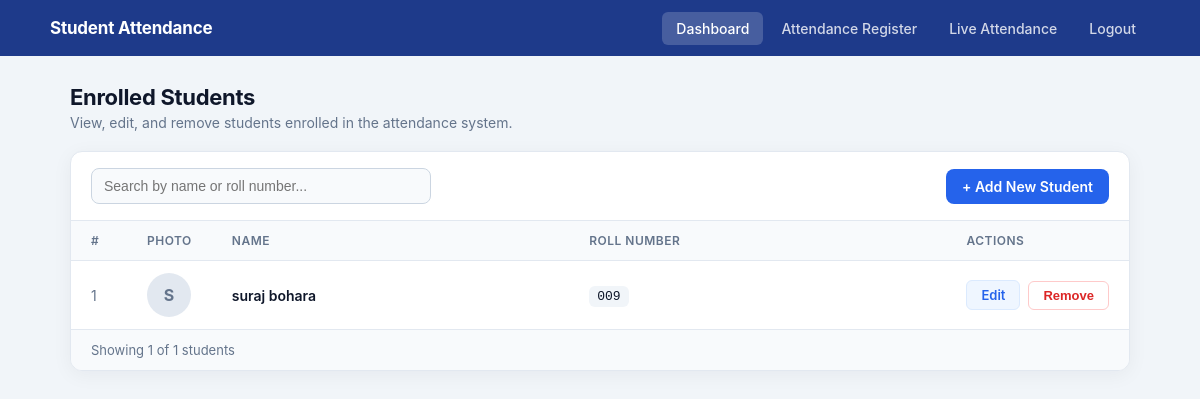
Page /admin (signed in) on the earlier database version.
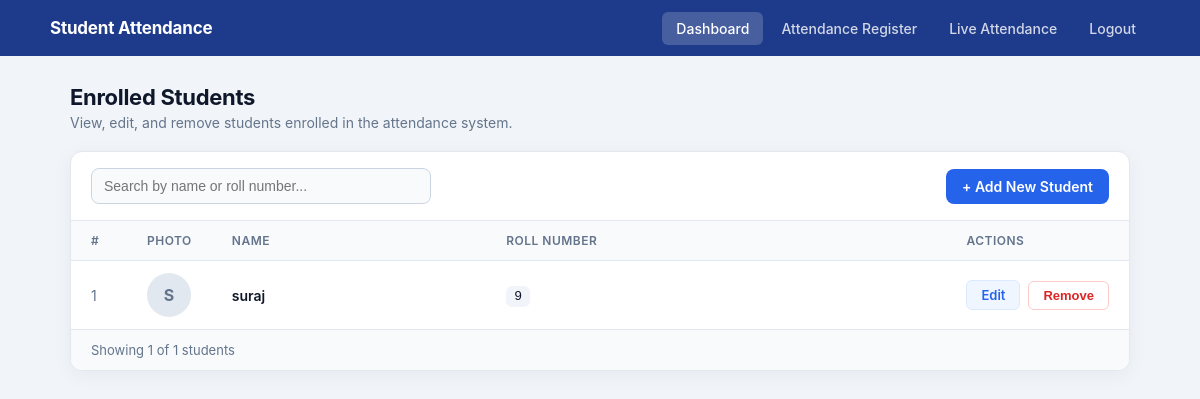
Same page on the later database version.
### tables this page shows
CREATE TABLE students (
                id INTEGER PRIMARY KEY AUTOINCREMENT,
                name TEXT NOT NULL,
                roll_number TEXT NOT NULL UNIQUE,
                photo_path TEXT
            );

### app.py (the view)
@app.route("/admin")
@login_required("admin")
def admin():
    try:
        conn = get_connection()                                 # open DB connection
        cursor = conn.cursor()                                  # create cursor
        cursor.execute("SELECT id, name, roll_number, photo_path FROM students ORDER BY id")  # fetch all students
        students = cursor.fetchall()                            # fetch all rows
        conn.close()                                            # close connection
    except Exception as e:
        return render_template("admin_dashboard.html", students=[], error="Database error loading students.")
    student_list = []                                           # build list of student dicts
    for s in students:
        photo_url = None                                        # default: no photo
        if s[3] and os.path.isfile(s[3]):                       # photo file exists on disk
            photo_url = "/" + s[3].replace("\\", "/")           # convert path to URL
            static_idx = photo_url.find("/static/")             # find /static/ prefix
            if static_idx != -1:
                photo_url = photo_url[static_idx:]              # strip everything before /static/
        student_list.append({"id": s[0], "name": s[1], "roll_number": s[2], "photo_url": photo_url})  # add student dict
    return render_template("admin_dashboard.html", students=student_list)  # render admin dashboard

### app.py (called while the page is built)
def login_required(role):
    def decorator(f):
        @wraps(f)
        def wrapper(*args, **kwargs):
            if "user_id" not in session:          # user is not logged in at all
                return redirect(url_for("login"))
            if session.get("role") != role:        # user lacks the required role
                return redirect(url_for("login"))
            return f(*args, **kwargs)              # authorised – call the original view
        return wrapper
    return decorator

### database.py (called while the page is built)
def get_connection():
    try:
        conn = sqlite3.connect(DB_PATH)     # open (or create) the SQLite database
        conn.execute("PRAGMA foreign_keys = ON")  # enable foreign key enforcement
        return conn
    except sqlite3.Error as e:
        print(f"Database connection error: {e}")
        raise

### templates/admin_dashboard.html (shortened to what this page needs)
<!DOCTYPE html>
<html lang="en">
<head>
</head>
<body>
    <header class="topbar">
        <div class="topbar-inner">
            <span class="brand">Student Attendance</span>
            <nav class="nav">
                <a href="/admin" class="active">Dashboard</a>
                <a href="/admin/attendance-register">Attendance Register</a>
                <a href="/admin/live">Live Attendance</a>
                <a href="/logout">Logout</a>
            </nav>
        </div>
    </header>
    <main class="container">
        <h2 class="page-title">Enrolled Students</h2>
        <p class="page-sub">View, edit, and remove students enrolled in the attendance system.</p>
        <div class="panel">
            {% if students %}
            <div class="toolbar">
                <input type="search" id="search" class="search" placeholder="Search by name or roll number...">
                <a href="/admin/add" class="btn">+ Add New Student</a>
            </div>
            <div class="table-wrap">
                <table id="studentTable">
                    <thead>
                        <tr>
                            <th class="col-index">#</th>
                            <th class="col-photo">Photo</th>
                            <th>Name</th>
                            <th>Roll Number</th>
                            <th class="col-actions">Actions</th>
                        </tr>
                    </thead>
                    <tbody>
                        {% for s in students %}
                        <tr>
                            <td class="col-index">{{ loop.index }}</td>
                            <td>
                                {% if s.photo_url %}
                                <img class="avatar" src="{{ s.photo_url }}" alt="{{ s.name }}">
                                {% else %}
                                <div class="avatar-empty" title="No photo">{{ s.name[:1] }}</div>
                                {% endif %}
                            </td>
                            <td class="name">{{ s.name }}</td>
                            <td><span class="roll">{{ s.roll_number }}</span></td>
                            <td>
                                <div class="actions">
                                    <a class="btn-sm btn-edit" href="/admin/edit/{{ s.id }}">Edit</a>
                                    <form action="/admin/remove/{{ s.id }}" method="POST" onsubmit="return confirm('Remove this student?');">
                                        <button type="submit" class="btn-sm btn-remove">Remove</button>
                                    </form>
                                </div>
                            </td>
                        </tr>
                        {% endfor %}
                    </tbody>
                </table>
            </div>
            <div class="table-footer" id="tableFooter">
                Showing {{ students|length }} of {{ students|length }} students
            </div>
            {% else %}
            <div class="empty">
                <h3>No students enrolled yet</h3>
                <p>Add your first student to start tracking attendance.</p>
                <a href="/admin/add" class="btn">+ Add New Student</a>
            </div>
            {% endif %}
        </div>
    </main>
</body>
</html>

### templates/admin_dashboard.html (style rules this page uses)
:root { --primary: #2563eb; --primary-dark: #1d4ed8; --text: #0f172a; --muted: #64748b; --border: #e2e8f0; --bg: #f1f5f9; --danger: #dc2626; --danger-bg: #fef2f2; --error-border: #fecaca; }
* { margin: 0; padding: 0; box-sizing: border-box; }
body { font-family: -apple-system, BlinkMacSystemFont, "Segoe UI", Roboto, Helvetica, Arial, sans-serif; background: var(--bg); color: var(--text); min-height: 100vh; }
.topbar { background: #1e3a8a; padding: 0 24px; }
.topbar-inner { max-width: 1100px; margin: 0 auto; min-height: 56px; display: flex; align-items: center; justify-content: space-between; flex-wrap: wrap; gap: 8px; }
.brand { color: #fff; font-size: 17px; font-weight: 700; letter-spacing: -0.2px; }
.nav { display: flex; flex-wrap: wrap; gap: 4px; }
.nav a { color: rgba(255, 255, 255, 0.8); text-decoration: none; font-size: 14px; font-weight: 500; padding: 8px 14px; border-radius: 6px; transition: background 0.2s, color 0.2s; }
.nav a.active { background: rgba(255, 255, 255, 0.18); color: #fff; }
.container { max-width: 1100px; margin: 28px auto; padding: 0 20px; }
.page-title { font-size: 22px; font-weight: 700; letter-spacing: -0.3px; }
.page-sub { margin-top: 4px; margin-bottom: 20px; font-size: 14px; color: var(--muted); }
.panel { background: #fff; border: 1px solid var(--border); border-radius: 12px; box-shadow: 0 4px 20px rgba(15, 23, 42, 0.05); overflow: hidden; }
.toolbar { display: flex; align-items: center; justify-content: space-between; flex-wrap: wrap; gap: 12px; padding: 16px 20px; border-bottom: 1px solid var(--border); }
.search { flex: 1; min-width: 200px; max-width: 340px; padding: 9px 12px; font-size: 14px; color: var(--text); background: #f8fafc; border: 1px solid #cbd5e1; border-radius: 8px; outline: none; transition: border-color 0.2s, box-shadow 0.2s, background 0.2s; }
.btn { display: inline-block; padding: 9px 16px; font-size: 14px; font-weight: 600; text-decoration: none; color: #fff; background: var(--primary); border: none; border-radius: 8px; cursor: pointer; transition: background 0.2s; }
.table-wrap { overflow-x: auto; }
table { width: 100%; border-collapse: collapse; }
thead th { text-align: left; font-size: 12px; font-weight: 600; text-transform: uppercase; letter-spacing: 0.5px; color: var(--muted); background: #f8fafc; padding: 12px 20px; border-bottom: 1px solid var(--border); white-space: nowrap; }
tbody td { padding: 12px 20px; font-size: 14px; border-bottom: 1px solid var(--border); vertical-align: middle; }
tbody tr:last-child td { border-bottom: none; }
.col-index { width: 56px; color: var(--muted); }
.col-photo { width: 80px; }
.col-actions { width: 180px; }
.avatar-empty { width: 44px; height: 44px; border-radius: 50%; background: #e2e8f0; color: var(--muted); display: flex; align-items: center; justify-content: center; font-size: 16px; font-weight: 700; text-transform: uppercase; }
.name { font-weight: 600; }
.roll { font-family: ui-monospace, SFMono-Regular, Menlo, Consolas, monospace; font-size: 13px; background: #f1f5f9; padding: 3px 8px; border-radius: 6px; }
.actions { display: flex; align-items: center; gap: 8px; }
.actions form { display: inline; }
.btn-sm { padding: 6px 14px; font-size: 13px; font-weight: 600; border-radius: 6px; cursor: pointer; text-decoration: none; transition: background 0.2s; }
.btn-edit { color: var(--primary); background: #eff6ff; border: 1px solid #dbeafe; }
.btn-remove { color: var(--danger); background: #fff; border: 1px solid var(--error-border); }
.table-footer { padding: 12px 20px; font-size: 13px; color: var(--muted); background: #f8fafc; border-top: 1px solid var(--border); }

Differences in the rows shown:
removed students: name "S", name "suraj bohara", roll_number "009"
added students: name "S", name "suraj", roll_number "9"
